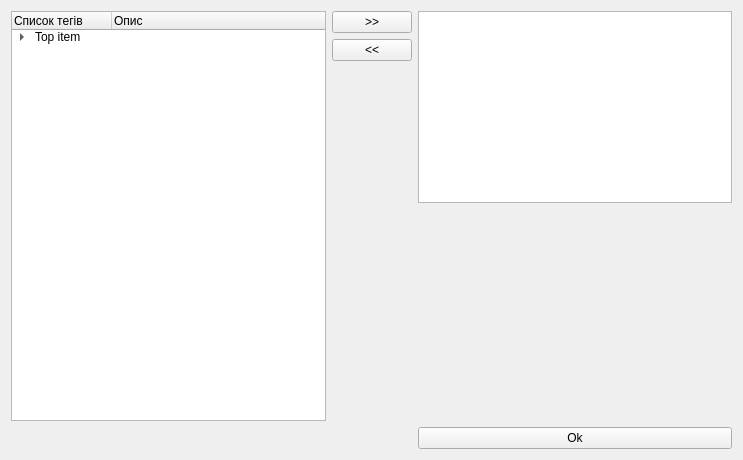
<?xml version="1.0" encoding="UTF-8"?>
<ui version="4.0">
 <class>TrendConstruct</class>
 <widget class="QWidget" name="TrendConstruct">
  <property name="geometry">
   <rect>
    <x>0</x>
    <y>0</y>
    <width>743</width>
    <height>460</height>
   </rect>
  </property>
  <property name="windowTitle">
   <string>Конструктор</string>
  </property>
  <layout class="QGridLayout" name="gridLayout">
   <item row="5" column="3">
    <widget class="QPushButton" name="Exit">
     <property name="text">
      <string>Ok</string>
     </property>
    </widget>
   </item>
   <item row="0" column="2">
    <widget class="QPushButton" name="addButton">
     <property name="text">
      <string>&gt;&gt;</string>
     </property>
    </widget>
   </item>
   <item row="1" column="2">
    <widget class="QPushButton" name="removeButton">
     <property name="text">
      <string>&lt;&lt;</string>
     </property>
    </widget>
   </item>
   <item row="2" column="2" rowspan="2">
    <spacer name="verticalSpacer">
     <property name="orientation">
      <enum>Qt::Vertical</enum>
     </property>
     <property name="sizeHint" stdset="0">
      <size>
       <width>20</width>
       <height>40</height>
      </size>
     </property>
    </spacer>
   </item>
   <item row="3" column="3">
    <spacer name="verticalSpacer_2">
     <property name="orientation">
      <enum>Qt::Vertical</enum>
     </property>
     <property name="sizeHint" stdset="0">
      <size>
       <width>20</width>
       <height>40</height>
      </size>
     </property>
    </spacer>
   </item>
   <item row="0" column="3" rowspan="3">
    <widget class="QListWidget" name="listTag"/>
   </item>
   <item row="0" column="1" rowspan="4">
    <widget class="QTreeWidget" name="treeTag">
     <column>
      <property name="text">
       <string>Список тегів</string>
      </property>
     </column>
     <column>
      <property name="text">
       <string>Опис</string>
      </property>
     </column>
     <item>
      <property name="text">
       <string>Top item</string>
      </property>
      <item>
       <property name="text">
        <string>Item</string>
       </property>
       <property name="text">
        <string>tttt</string>
       </property>
      </item>
     </item>
    </widget>
   </item>
  </layout>
 </widget>
 <resources/>
 <connections>
  <connection>
   <sender>Exit</sender>
   <signal>clicked()</signal>
   <receiver>TrendConstruct</receiver>
   <slot>close()</slot>
   <hints>
    <hint type="sourcelabel">
     <x>569</x>
     <y>444</y>
    </hint>
    <hint type="destinationlabel">
     <x>371</x>
     <y>229</y>
    </hint>
   </hints>
  </connection>
 </connections>
</ui>
